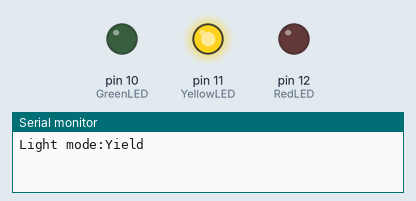
Recording of a sketch running on a simulated Arduino Uno, built with avr-gcc and run on an emulated ATmega328P. Parts: output pins drawn as LEDs (lit = HIGH), the last lines printed to the serial monitor.

Above: at 0.5 s.
At 2.0 s:
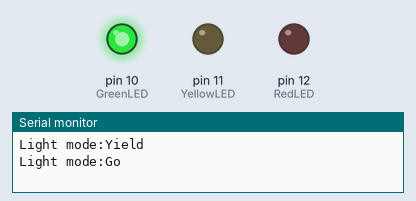
At 4.0 s:
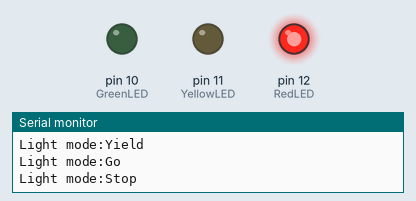
Timing chart, 0 to 6.5 s (numbered marks = the images above):
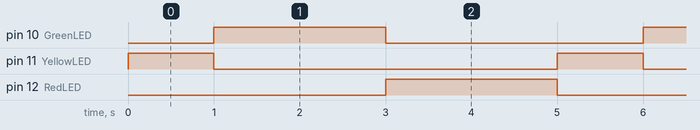

Measured:
- by itself, pin 10 (GreenLED), pin 12 (RedLED): alternates HIGH for 2.0 s and LOW for 3.0 s
- by itself, pin 11 (YellowLED): alternates HIGH for 1.0 s and LOW for 4.0 s
- by itself, everything shown: repeats every 5.0 s, in 3 steps

The sketch:

Coding_Traffic_Light.ino
```cpp
//Coding Traffic Light

int GreenLED=10;
int YellowLED=11;
int RedLED=12;

void setup() {
  // put your setup code here, to run once:

//make the pins output
pinMode(GreenLED, OUTPUT);
pinMode(YellowLED, OUTPUT);
pinMode(RedLED, OUTPUT);

//initial LEDs as OFF
digitalWrite(GreenLED, LOW);
digitalWrite(YellowLED, LOW);
digitalWrite(RedLED, LOW);

//initial serial communication @9600 baud rate
Serial.begin(9600);
}

void loop() {
  // put your main code here, to run repeatedly:

//Yield Mode
digitalWrite(GreenLED, LOW);
digitalWrite(YellowLED, HIGH);
digitalWrite(RedLED, LOW);

Serial.println("Light mode:Yield"); //write output using serial monitor
delay(1000);//Yello LED will be on for 1 second

//Go Mode
digitalWrite(GreenLED, HIGH);
digitalWrite(YellowLED, LOW);
digitalWrite(RedLED, LOW);

Serial.println("Light mode:Go"); //write output using serial monitor
delay(2000);//Green LED will be on for 2 second

//Stop Mode
digitalWrite(GreenLED, LOW);
digitalWrite(YellowLED, LOW);
digitalWrite(RedLED, HIGH);

Serial.println("Light mode:Stop"); //write output using serial monitor
delay(2000);//RED LED will be on for 2 second
}
```
